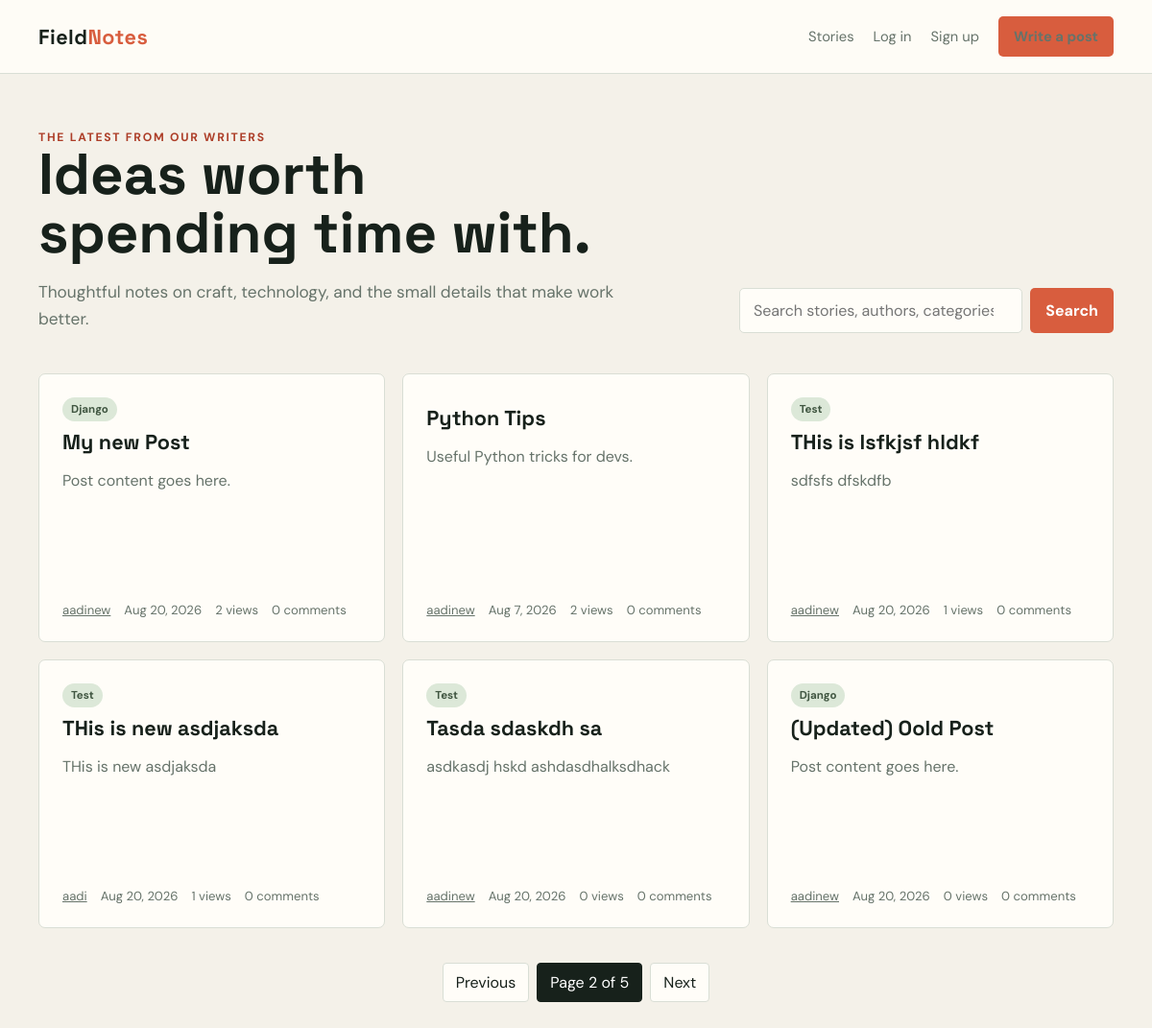
Page /blogs/?q=&page=2 on the committed database.
### blog/models.py (models this page shows, shortened)
class Post(models.Model):
    objects = PostQuerySet.as_manager()
    id = models.UUIDField(primary_key=True, default=uuid.uuid4, editable=False)
    title = models.CharField(max_length=200)
    author = models.ForeignKey(
        settings.AUTH_USER_MODEL,
        on_delete=models.CASCADE,
        related_name="posts",
    )
    content = models.TextField()
    category = models.CharField(
        max_length=100,
        blank=True,
        null=True,
    )
    is_published = models.BooleanField(default=False)
    views = models.PositiveIntegerField(default=0)
    created_at = models.DateTimeField(auto_now_add=True)
    updated_at = models.DateTimeField(auto_now=True)

### blog/views.py (the view, shortened to what this page needs)
# urls.py: path("", views.post_list, name="post_list"),
def post_list(request):
    search_query = request.GET.get("q", "").strip()
    posts = Post.objects.filter(is_published=True).select_related("author").with_comment_count()
    posts = posts.order_by("-created_at").order_by("-views")
    page_obj = Paginator(posts, 6).get_page(request.GET.get("page"))
    return render(
        request,
        "blog/post_list.html",
        {"page_obj": page_obj, "search_query": search_query},
    )

### blog/models.py (called while the page is built)
    def with_comment_count(self):
        return self.annotate(comment_count=Count("comments"))

### blog/templates/blog/post_list.html (shortened to what this page needs)
{% extends "blog/base.html" %}
{% block content %}
<main class="page">
    <section class="hero">
        <div class="hero-copy">
            <div class="eyebrow">The latest from our writers</div>
            <h1>Ideas worth<br>spending time with.</h1>
            <p>Thoughtful notes on craft, technology, and the small details that make work better.</p>
        </div>
        <form class="search" method="get" id="search-form">
            <input id="search-input" type="search" name="q" value="{{ search_query }}" placeholder="Search stories, authors, categories" aria-label="Search stories" autocomplete="off">
            <button class="button" type="submit">Search</button>
        </form>
    </section>
    <div id="search-results" aria-live="polite">
        <section class="post-grid">
            {% for post in page_obj %}
                <article class="post-card">
                    <div>
                        {% if post.category %}<span class="category">{{ post.category }}</span>{% endif %}
                        <h2><a href="{% url 'post_view' post.id %}">{{ post.title }}</a></h2>
                        <p class="card-excerpt">{{ post.content|truncatewords:30 }}</p>
                    </div>
                    <div class="meta">
                        <span><a href="{% url 'author_page' post.author.username %}">{{ post.author.username }}</a></span>
                        <span>{{ post.created_at|date:"M j, Y" }}</span>
                        <span>{{ post.views }} views</span>
                        <span>{{ post.comment_count }} comment{{ post.comment_count|pluralize }}</span>
                    </div>
                </article>
            {% empty %}
                <p class="empty">No published stories match that search.</p>
            {% endfor %}
        </section>
        {% if page_obj.has_other_pages %}
            <nav class="pagination" aria-label="Pagination">
                {% if page_obj.has_previous %}<a href="?q={{ search_query|urlencode }}&page={{ page_obj.previous_page_number }}">Previous</a>{% endif %}
                <span class="current">Page {{ page_obj.number }} of {{ page_obj.paginator.num_pages }}</span>
                {% if page_obj.has_next %}<a href="?q={{ search_query|urlencode }}&page={{ page_obj.next_page_number }}">Next</a>{% endif %}
            </nav>
        {% endif %}
    </div>
</main>
{% endblock %}

### blog/templates/blog/base.html (style rules this page uses)
:root { --ink: #17211b; --muted: #66736a; --paper: #f4f1e9; --surface: #fffdf8; --line: #d9ded5; --accent: #d85d3e; --accent-dark: #ad3e28; --sage: #dce8d8; }
* { box-sizing: border-box; }
body { margin: 0; color: var(--ink); background: var(--paper); font-family: "DM Sans", sans-serif; }
a { color: inherit; }
.button { display: inline-block; border: 0; border-radius: 5px; background: var(--accent); color: white; padding: 11px 16px; font: inherit; font-weight: 700; text-decoration: none; cursor: pointer; }
.page { width: min(1120px, calc(100% - 40px)); margin: 0 auto; padding: 58px 0 80px; }
h1, h2 { font-family: "Space Grotesk", sans-serif; }
h1 { font-size: clamp(2.1rem, 5vw, 4.3rem); line-height: 1.02; margin: 0; }
h2 { margin: 0; line-height: 1.15; }
.eyebrow { color: var(--accent-dark); font-size: .76rem; font-weight: 700; letter-spacing: .14em; text-transform: uppercase; }
.hero { display: grid; grid-template-columns: 1fr minmax(280px, 390px); align-items: end; gap: 40px; margin-bottom: 42px; }
.hero-copy { max-width: 650px; }
.hero-copy p { color: var(--muted); font-size: 1.08rem; line-height: 1.6; margin: 18px 0 0; }
.search { display: flex; gap: 8px; }
.search input { min-width: 0; flex: 1; border: 1px solid var(--line); border-radius: 5px; background: var(--surface); padding: 12px 14px; color: var(--ink); font: inherit; }
.post-grid { display: grid; grid-template-columns: repeat(3, 1fr); gap: 18px; }
.post-card { display: flex; min-height: 280px; flex-direction: column; justify-content: space-between; border: 1px solid var(--line); border-radius: 7px; background: var(--surface); padding: 24px; transition: transform .2s ease, box-shadow .2s ease; }
.post-card h2 { font-size: 1.35rem; margin: 10px 0 12px; }
.post-card h2 a { text-decoration: none; }
.card-excerpt { color: var(--muted); line-height: 1.55; }
.meta { display: flex; flex-wrap: wrap; gap: 9px 14px; color: var(--muted); font-size: .82rem; }
.category { display: inline-block; border-radius: 999px; background: var(--sage); color: #405641; padding: 5px 9px; font-size: .72rem; font-weight: 700; }
.pagination { display: flex; justify-content: center; gap: 8px; margin-top: 36px; }
.pagination a, .pagination span { border: 1px solid var(--line); border-radius: 4px; background: var(--surface); padding: 9px 13px; text-decoration: none; }
.pagination .current { border-color: var(--ink); background: var(--ink); color: white; }
.meta a { color: inherit; }

### rows in the picture
Post: category "Django", title "My new Post", content "Post content goes here.", author.username "aadinew", created_at "Aug 20, 2026", views "2", comment_count "0"
Post: title "Python Tips", content "Useful Python tricks for devs.", author.username "aadinew", created_at "Aug 7, 2026", views "2", comment_count "0"
Post: category "Test", title "THis is lsfkjsf hldkf", content "sdfsfs dfskdfb", author.username "aadinew", created_at "Aug 20, 2026", views "1", comment_count "0"
Post: category "Test", title "THis is new asdjaksda", content "THis is new asdjaksda", author.username "aadi", created_at "Aug 20, 2026", views "1", comment_count "0"
Post: category "Test", title "Tasda sdaskdh sa", content "asdkasdj hskd ashdasdhalksdhack", author.username "aadinew", created_at "Aug 20, 2026", views "0", comment_count "0"
Post: category "Django", title "(Updated) Oold Post", content "Post content goes here.", author.username "aadinew", created_at "Aug 20, 2026", views "0", comment_count "0"

### other values in the picture
{{ page_obj.number }} "2"
{{ page_obj.paginator.num_pages }} "5"
